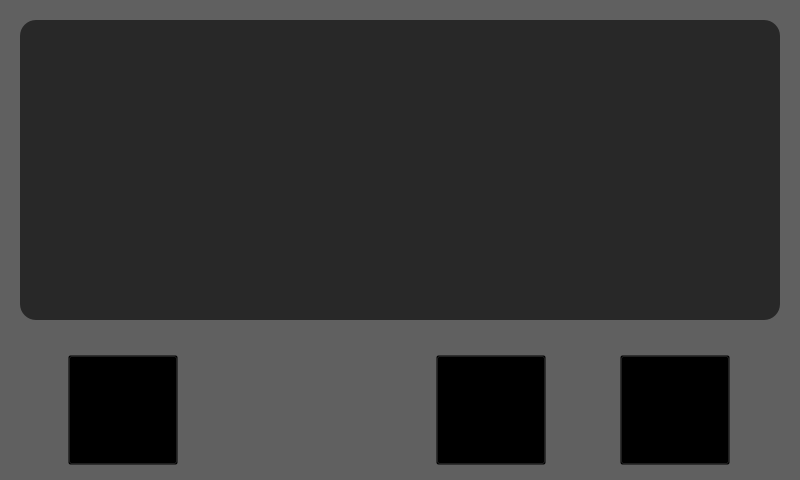
<?xml version="1.0" encoding="UTF-8"?>
<ui version="4.0">
 <class>SonglistWindow</class>
 <widget class="QWidget" name="SonglistWindow">
  <property name="geometry">
   <rect>
    <x>0</x>
    <y>0</y>
    <width>800</width>
    <height>480</height>
   </rect>
  </property>
  <property name="windowTitle">
   <string>Form</string>
  </property>
  <property name="styleSheet">
   <string notr="true">background-color: rgb(96, 96, 96)</string>
  </property>
  <widget class="QListWidget" name="song_list">
   <property name="geometry">
    <rect>
     <x>20</x>
     <y>20</y>
     <width>760</width>
     <height>300</height>
    </rect>
   </property>
   <property name="font">
    <font>
     <family>URW Gothic L</family>
     <pointsize>16</pointsize>
     <italic>false</italic>
    </font>
   </property>
   <property name="styleSheet">
    <string notr="true">QListView {
border-radius: 16px;
border:0px;
background-color: rgb(0, 0, 0, 150);
}

QListView::item {
color: rgb(255, 255, 255);
padding: 16px;
background-color: rgb(0, 0, 0, 150);
}

QListView::item:selected {
background-color: rgb(255, 255, 255);
color: rgb(0, 0, 0);
border:0px;
border-radius: 16px;
}


</string>
   </property>
  </widget>
  <widget class="QWidget" name="horizontalWidget" native="true">
   <property name="enabled">
    <bool>true</bool>
   </property>
   <property name="geometry">
    <rect>
     <x>0</x>
     <y>350</y>
     <width>800</width>
     <height>120</height>
    </rect>
   </property>
   <property name="autoFillBackground">
    <bool>false</bool>
   </property>
   <property name="styleSheet">
    <string notr="true">background-color: rgba(0, 0, 0, 0)</string>
   </property>
   <layout class="QHBoxLayout" name="horizontalLayout">
    <item>
     <widget class="QPushButton" name="button_exit">
      <property name="minimumSize">
       <size>
        <width>110</width>
        <height>110</height>
       </size>
      </property>
      <property name="maximumSize">
       <size>
        <width>110</width>
        <height>110</height>
       </size>
      </property>
      <property name="styleSheet">
       <string notr="true">border-image: url(:/elements/buttons/Assets/button_back.png)</string>
      </property>
      <property name="text">
       <string/>
      </property>
     </widget>
    </item>
    <item>
     <widget class="QWidget" name="dummy" native="true">
      <property name="minimumSize">
       <size>
        <width>110</width>
        <height>110</height>
       </size>
      </property>
      <property name="maximumSize">
       <size>
        <width>110</width>
        <height>110</height>
       </size>
      </property>
     </widget>
    </item>
    <item>
     <widget class="QPushButton" name="button_shuffle">
      <property name="minimumSize">
       <size>
        <width>110</width>
        <height>110</height>
       </size>
      </property>
      <property name="maximumSize">
       <size>
        <width>110</width>
        <height>110</height>
       </size>
      </property>
      <property name="styleSheet">
       <string notr="true">border-image: url(:/elements/buttons/Assets/button_shuffle.png)</string>
      </property>
      <property name="text">
       <string/>
      </property>
     </widget>
    </item>
    <item>
     <widget class="QPushButton" name="button_play">
      <property name="minimumSize">
       <size>
        <width>110</width>
        <height>110</height>
       </size>
      </property>
      <property name="maximumSize">
       <size>
        <width>110</width>
        <height>110</height>
       </size>
      </property>
      <property name="styleSheet">
       <string notr="true">border-image: url(:/elements/buttons/Assets/button_play.png)</string>
      </property>
      <property name="text">
       <string/>
      </property>
     </widget>
    </item>
   </layout>
  </widget>
  <widget class="QWidget" name="bar" native="true">
   <property name="geometry">
    <rect>
     <x>0</x>
     <y>320</y>
     <width>800</width>
     <height>50</height>
    </rect>
   </property>
   <property name="styleSheet">
    <string notr="true">background-color: rgba(255, 255, 255, 0);
background-image: url(:/elements/bars/Assets/bar_blue.png)</string>
   </property>
  </widget>
  <widget class="QWidget" name="bc" native="true">
   <property name="geometry">
    <rect>
     <x>0</x>
     <y>0</y>
     <width>800</width>
     <height>480</height>
    </rect>
   </property>
   <property name="styleSheet">
    <string notr="true">background-image: url(:/backgrounds/Assets/background_music_vinyl.png)</string>
   </property>
  </widget>
  <zorder>bc</zorder>
  <zorder>song_list</zorder>
  <zorder>horizontalWidget</zorder>
  <zorder>bar</zorder>
 </widget>
 <resources/>
 <connections/>
</ui>
